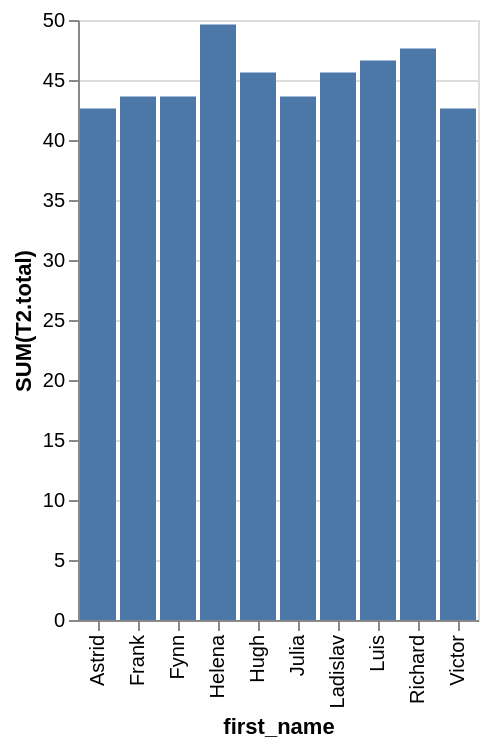

Write a Vega-Lite specification for this figure.
### Vega-Lite specification from a JSON file in a GitHub repository (floating-point values rounded to 4 significant figures)
{"data": {"values": [{"x_data": "Helena", "y_data": 49.62}, {"x_data": "Richard", "y_data": 47.62}, {"x_data": "Luis", "y_data": 46.62}, {"x_data": "Ladislav", "y_data": 45.62}, {"x_data": "Hugh", "y_data": 45.62}, {"x_data": "Julia", "y_data": 43.62}, {"x_data": "Frank", "y_data": 43.62}, {"x_data": "Fynn", "y_data": 43.62}, {"x_data": "Astrid", "y_data": 42.62}, {"x_data": "Victor", "y_data": 42.62}]}, "mark": "bar", "encoding": {"x": {"field": "x_data", "type": "nominal", "title": "first_name", "sort": "ascending"}, "y": {"field": "y_data", "type": "quantitative", "title": "SUM(T2.total)"}}}
